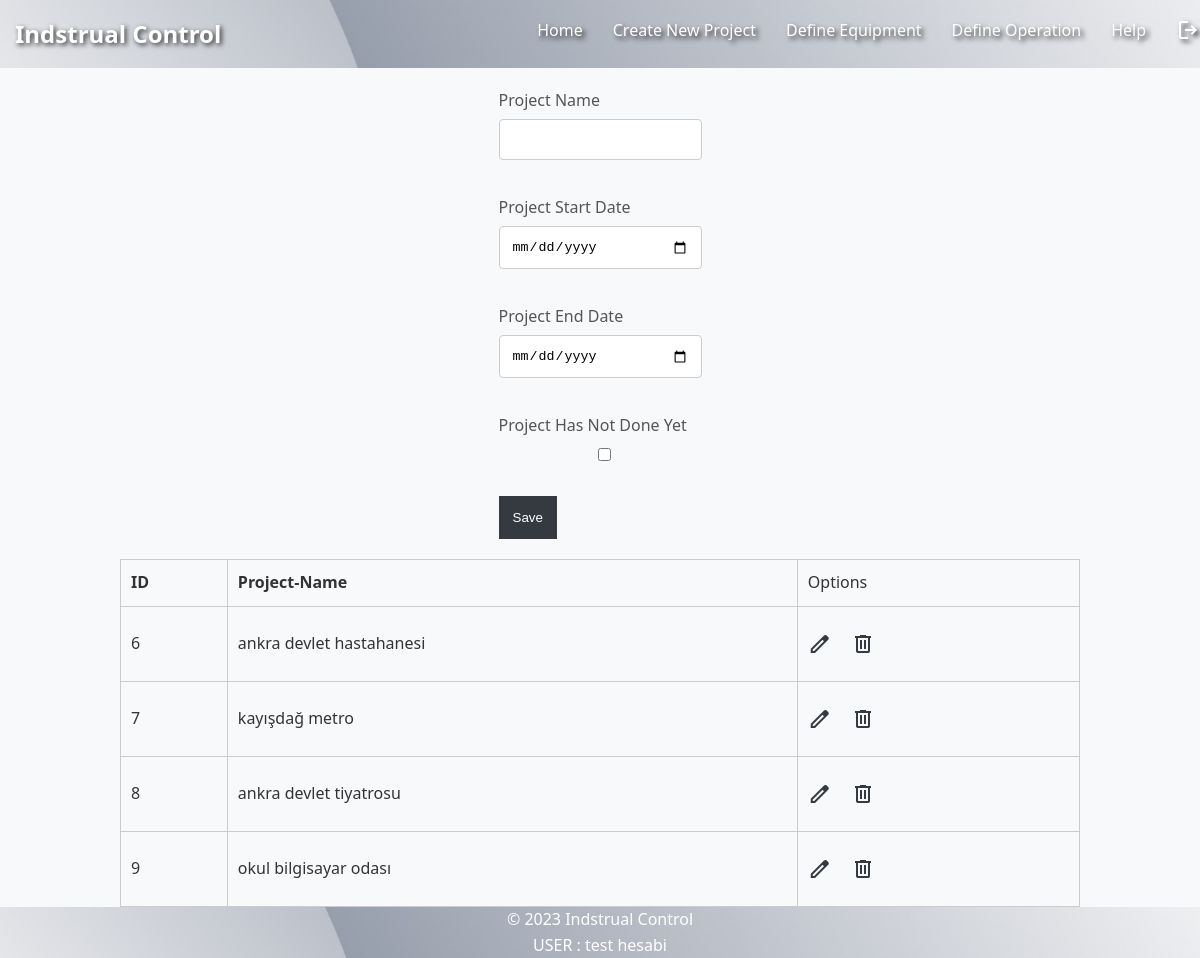
The page /create_project_page.php (signed in) on the database its author committed.
### tables this page shows
CREATE TABLE `projects` (
  `project_id` int(11) NOT NULL,
  `project_name` varchar(50) DEFAULT NULL,
  `project_creater_id` int(11) DEFAULT NULL,
  `project_start_date` date DEFAULT NULL,
  `project_end_date` date DEFAULT NULL
);

CREATE TABLE `user` (
  `id` int(11) NOT NULL,
  `name` varchar(50) DEFAULT NULL,
  `email` varchar(50) DEFAULT NULL,
  `password_hash` varchar(255) DEFAULT NULL
);

### create_project_page.php (the view, shortened to what this page needs)
<?php
if (isset($_SESSION["user_id"])) {
    $mysqli = require __DIR__ . "/database.php";
    $sql = "SELECT * FROM user WHERE id = {$_SESSION["user_id"]}";
    $result = $mysqli->query($sql);
    $user = $result->fetch_assoc();
}
$tableresult = mysqli_query($mysqli, "SELECT * FROM `projects` WHERE project_creater_id = {$_SESSION["user_id"]}");
?>
<!DOCTYPE html>
<html lang="en">
<head>
    <link rel="stylesheet" type="text/css" href="global.css">
</head>
<body>
    <nav class="navbar">
        <div class="logo">
            <h1>Indstrual Control</h1>
        </div>
        <div class="navbar-links">
            <a href="index.php">Home</a>
            <a href="create_project_page.php?user_id=<?php echo $_SESSION["user_id"]; ?>">Create New Project</a>
            <a href="create_equipment_page.php?user_id=<?php echo $_SESSION["user_id"]; ?>">Define Equipment</a>
            <a href="create_operations_page.php?user_id=<?php echo $_SESSION["user_id"]; ?>">Define Operation</a>
            <a href="help.php">Help</a>
            <a href="logout.php"><span class="material-symbols-outlined">logout</span></a>
        </div>
    </nav>
    <form action="create_project_page.php" method="post">
        <div>
            <label for="projectname">Project Name</label>
            <input type="text" id="projectname" name="projectname">
        </div>
        <div>
            <label for="startdate">Project Start Date</label>
            <input type="date" id="startdate" name="startdate">
        </div>
        <div>
            <label for="enddate">Project End Date</label>
            <input type="date" id="enddate" name="enddate">
        </div>
        <div>
            <label for="stillgoing">Project Has Not Done Yet </label>
            <input type="checkbox" id="stillgoing" name="stillgoing" onclick="visibledate()">
        </div>
        <button name="btnsave" style="margin-right: 25px;">Save</button>
    </form>
    <?php if (isset($user)): ?>
        <table>
            <thead>
                <tr>
                    <th>ID</th>
                    <th>Project-Name</th>
                    <td>Options</td>
                </tr>
            </thead>
            <tbody>
                <?php
                if (!$tableresult) {
                    die("something went wrong" . mysqli_error());
                } else {
                    while ($row = mysqli_fetch_assoc($tableresult)) {
                        ?>
                        <tr>
                            <td><?php echo $row['project_id']; ?></td>
                            <td><?php echo $row['project_name']; ?></td>
                            <td>
                                <a href="edit_project.php?id=<?php echo $row['project_id']; ?>" class="material-symbols-outlined">edit</a>
                                <a href="delete_project_page.php?project_id=<?php echo $row["project_id"]; ?>"><span class="material-symbols-outlined">delete</span></a>
                            </td>
                        </tr>
                <?php
                    }
                }
                ?>
            </tbody>
        </table>
    <?php endif; ?>
    <div class="footer">
        <p>&copy; 2023 Indstrual Control</p>
        <div class="footer-links">
            <p>USER : <?= $user["name"] ?></p>
        </div>
    </div>
</body>
</html>

### global.css (style rules this page uses)
body { font-family: 'Segoe UI', Tahoma, Geneva, Verdana, sans-serif; background-color: #f8f9fa; margin: 0; padding: 0; color: #333; line-height: 1.6; display: flex; flex-direction: column; min-height: 100vh; }
h1 { color: #343a40; margin-bottom: 20px; }
a { color: blue; }
form { margin-top: 20px; max-width: 400px; margin-left: auto; margin-right: auto; }
form div { margin-bottom: 20px; }
label { display: block; margin-bottom: 5px; color: #555; }
input { width: 100%; padding: 12px; box-sizing: border-box; margin-bottom: 15px; border: 1px solid #ccc; border-radius: 4px; }
button { padding: 14px; background-color: #343a40; color: #fff; border: none; cursor: pointer; transition: background-color 0.3s ease; }
p { margin-bottom: 20px; color: #555; }
a { color: #343a40; text-decoration: none; }
.navbar { background-color: #343a40; padding: 15px; display: flex; justify-content: space-between; align-items: center; background: url("./assets/main-background.jpg") center center no-repeat; width: 100%; height: auto; background-size: cover; }
.logo h1 { color: white; margin: 0; text-shadow: 2px 2px 5px rgba(0, 0, 0, 0.8); }
.navbar-links { display: flex; }
.navbar-links a { color: #fff; text-shadow: 3px 3px 5px rgba(0, 0, 0, 0.8); text-decoration: none; margin: 0 15px; transition: color 0.3s ease; }
.footer { margin-top: auto; background-color: #343a40; color: #fff; text-align: center; background: url("./assets/main-background.jpg") center center no-repeat; width: 100%; height: auto; background-size: cover; }
.footer p { color: #fff; text-decoration: none; margin: 0 10px; transition: color 0.3s ease; }
table { width: 80%; margin: 0 auto; border-collapse: collapse; margin-top: 20px; }
table, th, td { border: 1px solid #ccc; }
th, td { border: 1px solid #ccc; padding: 10px; text-align: left; }
td span { margin: 15px; }

### rows shown on the page
projects: project_id "6", project_name "ankra devlet hastahanesi"
projects: project_id "7", project_name "kayışdağ metro"
projects: project_id "8", project_name "ankra devlet tiyatrosu"
projects: project_id "9", project_name "okul bilgisayar odası"
user: name "test hesabi"
